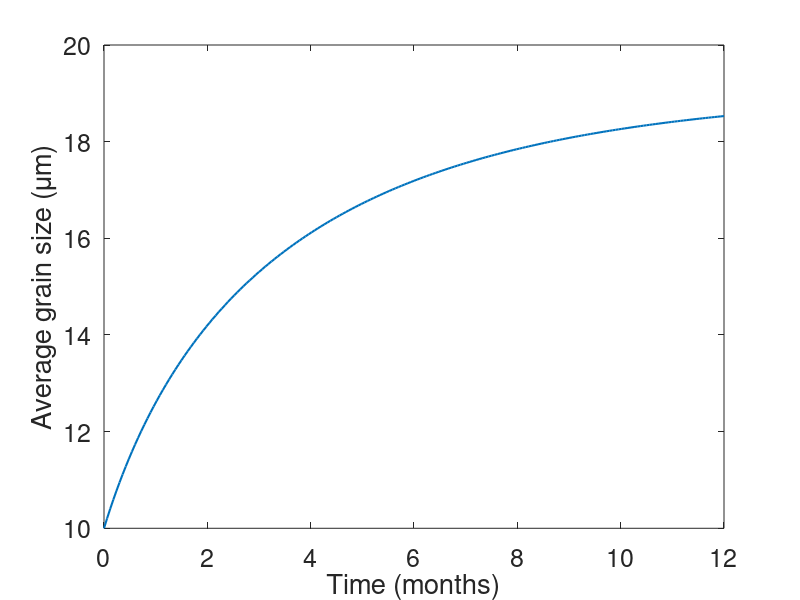

MATLAB code to generate this figure:
%Grain growth example
clear;
close all

D0 = 10e-6;
T = 1600;
M0 = 9.2124e-09/2
Q = 2.77;
GB_energy = 1.58;
kb = 8.6173303e-5;
R = 8.314;

%Calculate the mobility
M = M0*exp(-Q/(kb*T));
k = 2*M*GB_energy;
kalt = 5.24e7 * exp( -2.67e5 / ( R * T ))*(1e-6)^2/3600;
Dm = 2.23e3*exp(-7620/T)*1e-6;

max_time = 1*365*24*3600; %seconds
num_steps = 200;
dt = max_time/(num_steps);
D(1) = D0;
for i = 1:num_steps
    growth_rate = k*(1/D(i) - 1/Dm);
    if growth_rate < 0
        growth_rate = 0;
    end
    D(i+1) = D(i) + dt*growth_rate;
end

time = 0:dt:max_time;
timef = 0:max_time/10:max_time;
%plot(time,D*1e6,timef,(2*k*timef+D0^2).^(1/2)*1e6,'*','linewidth',1.5)
plot(time/(max_time/12),D*1e6,'-','linewidth',1.5)
set(gca,'fontsize',18)
xlabel('Time (months)')
ylabel('Average grain size ({\mu}m)')
